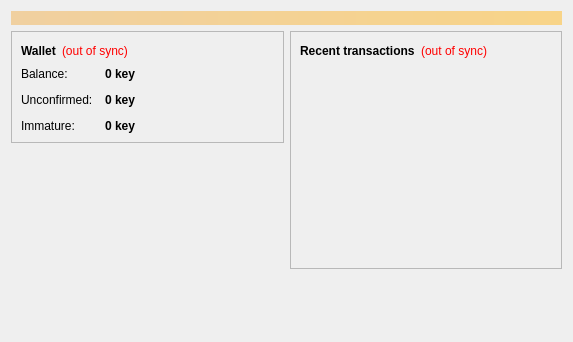
<?xml version="1.0" encoding="UTF-8"?>
<ui version="4.0">
 <class>OverviewPage</class>
 <widget class="QWidget" name="OverviewPage">
  <property name="geometry">
   <rect>
    <x>0</x>
    <y>0</y>
    <width>573</width>
    <height>342</height>
   </rect>
  </property>
  <property name="windowTitle">
   <string>Form</string>
  </property>
  <layout class="QVBoxLayout" name="topLayout">
   <item>
    <widget class="QLabel" name="labelAlerts">
     <property name="visible">
      <bool>false</bool>
     </property>
     <property name="styleSheet">
      <string notr="true">background-color: qlineargradient(x1: 0, y1: 0, x2: 1, y2: 0, stop:0 #F0D0A0, stop:1 #F8D488); color:#000000;</string>
     </property>
     <property name="wordWrap">
      <bool>true</bool>
     </property>
     <property name="margin">
      <number>3</number>
     </property>
    </widget>
   </item>
   <item>
    <layout class="QHBoxLayout" name="horizontalLayout" stretch="1,1">
     <item>
      <layout class="QVBoxLayout" name="verticalLayout_2">
       <item>
        <widget class="QFrame" name="frame">
         <property name="frameShape">
          <enum>QFrame::StyledPanel</enum>
         </property>
         <property name="frameShadow">
          <enum>QFrame::Raised</enum>
         </property>
         <layout class="QVBoxLayout" name="verticalLayout_4">
          <item>
           <layout class="QHBoxLayout" name="horizontalLayout_4">
            <item>
             <widget class="QLabel" name="label_5">
              <property name="font">
               <font>
                <weight>75</weight>
                <bold>true</bold>
               </font>
              </property>
              <property name="text">
               <string>Wallet</string>
              </property>
             </widget>
            </item>
            <item>
             <widget class="QLabel" name="labelWalletStatus">
              <property name="toolTip">
               <string>The displayed information may be out of date. Your wallet automatically synchronizes with the KeyCoin network after a connection is established, but this process has not completed yet.</string>
              </property>
              <property name="styleSheet">
               <string notr="true">QLabel { color: red; }</string>
              </property>
              <property name="text">
               <string notr="true">(out of sync)</string>
              </property>
              <property name="alignment">
               <set>Qt::AlignLeading|Qt::AlignLeft|Qt::AlignVCenter</set>
              </property>
             </widget>
            </item>
            <item>
             <spacer name="horizontalSpacer_2">
              <property name="orientation">
               <enum>Qt::Horizontal</enum>
              </property>
              <property name="sizeHint" stdset="0">
               <size>
                <width>40</width>
                <height>20</height>
               </size>
              </property>
             </spacer>
            </item>
           </layout>
          </item>
          <item>
           <layout class="QFormLayout" name="formLayout_2">
            <property name="fieldGrowthPolicy">
             <enum>QFormLayout::AllNonFixedFieldsGrow</enum>
            </property>
            <property name="horizontalSpacing">
             <number>12</number>
            </property>
            <property name="verticalSpacing">
             <number>12</number>
            </property>
            <item row="0" column="0">
             <widget class="QLabel" name="label">
              <property name="text">
               <string>Balance:</string>
              </property>
             </widget>
            </item>
            <item row="0" column="1">
             <widget class="QLabel" name="labelBalance">
              <property name="font">
               <font>
                <weight>75</weight>
                <bold>true</bold>
               </font>
              </property>
              <property name="cursor">
               <cursorShape>IBeamCursor</cursorShape>
              </property>
              <property name="toolTip">
               <string>Your current balance</string>
              </property>
              <property name="text">
               <string notr="true">0 key</string>
              </property>
              <property name="textInteractionFlags">
               <set>Qt::LinksAccessibleByMouse|Qt::TextSelectableByKeyboard|Qt::TextSelectableByMouse</set>
              </property>
             </widget>
            </item>
            <item row="1" column="0">
             <widget class="QLabel" name="label_3">
              <property name="text">
               <string>Unconfirmed:</string>
              </property>
             </widget>
            </item>
            <item row="1" column="1">
             <widget class="QLabel" name="labelUnconfirmed">
              <property name="font">
               <font>
                <weight>75</weight>
                <bold>true</bold>
               </font>
              </property>
              <property name="cursor">
               <cursorShape>IBeamCursor</cursorShape>
              </property>
              <property name="toolTip">
               <string>Total of transactions that have yet to be confirmed, and do not yet count toward the current balance</string>
              </property>
              <property name="text">
               <string notr="true">0 key</string>
              </property>
              <property name="textInteractionFlags">
               <set>Qt::LinksAccessibleByMouse|Qt::TextSelectableByKeyboard|Qt::TextSelectableByMouse</set>
              </property>
             </widget>
            </item>
            <item row="2" column="0">
             <widget class="QLabel" name="labelImmatureText">
              <property name="text">
               <string>Immature:</string>
              </property>
             </widget>
            </item>
            <item row="2" column="1">
             <widget class="QLabel" name="labelImmature">
              <property name="font">
               <font>
                <weight>75</weight>
                <bold>true</bold>
               </font>
              </property>
              <property name="toolTip">
               <string>Mined balance that has not yet matured</string>
              </property>
              <property name="text">
               <string notr="true">0 key</string>
              </property>
              <property name="textInteractionFlags">
               <set>Qt::LinksAccessibleByMouse|Qt::TextSelectableByKeyboard|Qt::TextSelectableByMouse</set>
              </property>
             </widget>
            </item>
           </layout>
          </item>
         </layout>
        </widget>
       </item>
       <item>
        <spacer name="verticalSpacer">
         <property name="orientation">
          <enum>Qt::Vertical</enum>
         </property>
         <property name="sizeHint" stdset="0">
          <size>
           <width>20</width>
           <height>40</height>
          </size>
         </property>
        </spacer>
       </item>
      </layout>
     </item>
     <item>
      <layout class="QVBoxLayout" name="verticalLayout_3">
       <item>
        <widget class="QFrame" name="frame_2">
         <property name="frameShape">
          <enum>QFrame::StyledPanel</enum>
         </property>
         <property name="frameShadow">
          <enum>QFrame::Raised</enum>
         </property>
         <layout class="QVBoxLayout" name="verticalLayout">
          <item>
           <layout class="QHBoxLayout" name="horizontalLayout_2">
            <item>
             <widget class="QLabel" name="label_4">
              <property name="text">
               <string>&lt;b&gt;Recent transactions&lt;/b&gt;</string>
              </property>
             </widget>
            </item>
            <item>
             <widget class="QLabel" name="labelTransactionsStatus">
              <property name="toolTip">
               <string>The displayed information may be out of date. Your wallet automatically synchronizes with the KeyCoin network after a connection is established, but this process has not completed yet.</string>
              </property>
              <property name="styleSheet">
               <string notr="true">QLabel { color: red; }</string>
              </property>
              <property name="text">
               <string notr="true">(out of sync)</string>
              </property>
              <property name="alignment">
               <set>Qt::AlignRight|Qt::AlignTrailing|Qt::AlignVCenter</set>
              </property>
             </widget>
            </item>
            <item>
             <spacer name="horizontalSpacer">
              <property name="orientation">
               <enum>Qt::Horizontal</enum>
              </property>
              <property name="sizeHint" stdset="0">
               <size>
                <width>40</width>
                <height>20</height>
               </size>
              </property>
             </spacer>
            </item>
           </layout>
          </item>
          <item>
           <widget class="QListView" name="listTransactions">
            <property name="styleSheet">
             <string notr="true">QListView { background: transparent; }</string>
            </property>
            <property name="frameShape">
             <enum>QFrame::NoFrame</enum>
            </property>
            <property name="verticalScrollBarPolicy">
             <enum>Qt::ScrollBarAlwaysOff</enum>
            </property>
            <property name="horizontalScrollBarPolicy">
             <enum>Qt::ScrollBarAlwaysOff</enum>
            </property>
            <property name="selectionMode">
             <enum>QAbstractItemView::NoSelection</enum>
            </property>
           </widget>
          </item>
         </layout>
        </widget>
       </item>
       <item>
        <spacer name="verticalSpacer_2">
         <property name="orientation">
          <enum>Qt::Vertical</enum>
         </property>
         <property name="sizeHint" stdset="0">
          <size>
           <width>20</width>
           <height>40</height>
          </size>
         </property>
        </spacer>
       </item>
      </layout>
     </item>
    </layout>
   </item>
  </layout>
 </widget>
 <resources/>
 <connections/>
</ui>
